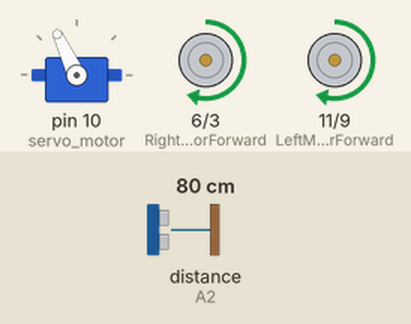
Recording of a sketch running on a simulated Arduino Uno, built with avr-gcc and run on an emulated ATmega328P. Parts: servo, motor-driver pin pairs drawn as motors (green arrow = first pin HIGH = forward, orange = second pin HIGH = backward, longer = more drive). Inputs (shaded band) come from the test bench; at power-on: distance to the obstacle (sensor on A2) 80 cm. The echo pulse lasts 58.3 µs per cm.

Above: at 3.9 s.
4.0 s: distance to the obstacle (sensor on A2) set to 28 cm
5.5 s: distance to the obstacle (sensor on A2) set to 24 cm
At 6.4 s:
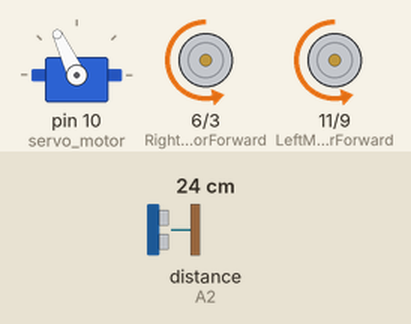
8.5 s: distance to the obstacle (sensor on A2) set to 35 cm
10.8 s: distance to the obstacle (sensor on A2) set to 2 cm
At 12.7 s:
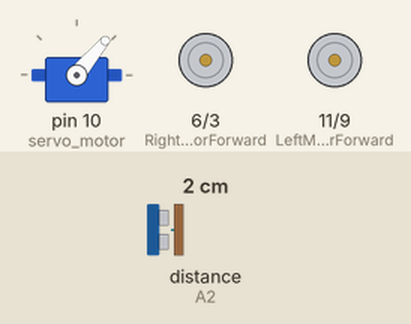
13.8 s: distance to the obstacle (sensor on A2) set to 60 cm
At 14.5 s:
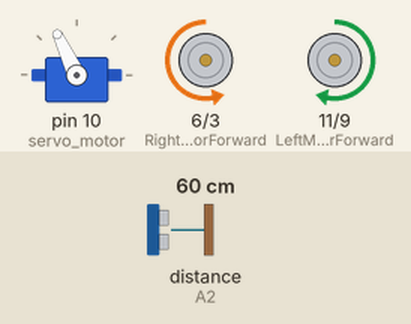
Timing chart, 0 to 16.8 s (numbered marks = the images above; inputs shaded):
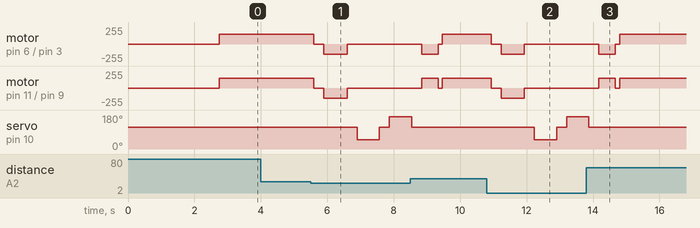

The sketch:

sketch_oct26a.ino
```cpp
#include <Servo.h>          //Servo motor library. This is standard library
#include <NewPing.h>        //Ultrasonic sensor function library. You must install this library

//our L298N control pins
const int LeftMotorForward = 11;
const int LeftMotorBackward = 9;
const int RightMotorForward = 6;
const int RightMotorBackward = 3;

//sensor pins
#define trig_pin A1 //analog input 1
#define echo_pin A2 //analog input 2

#define maximum_distance 200
boolean goesForward = false;
int distance = 100;

NewPing sonar(trig_pin, echo_pin, maximum_distance); //sensor function
Servo servo_motor; //our servo name


void setup(){

  pinMode(RightMotorForward, OUTPUT);
  pinMode(LeftMotorForward, OUTPUT);
  pinMode(LeftMotorBackward, OUTPUT);
  pinMode(RightMotorBackward, OUTPUT);

  servo_motor.attach(10); //our servo pin

  servo_motor.write(115);
  delay(2000);
  distance = readPing();
  delay(100);
  distance = readPing();
  delay(100);
  distance = readPing();
  delay(100);
  distance = readPing();
  delay(100);
}

void loop(){

  int distanceRight = 0;
  int distanceLeft = 0;
  delay(50);

  if (distance <= 25){
    moveStop();
    delay(300);
    moveBackward();
    delay(700);
    moveStop();
    delay(300);
    distanceRight = lookRight();
    delay(300);
    distanceLeft = lookLeft();
    delay(300);

    if (distanceRight >= distanceLeft){
      turnRight();
      moveStop();
    }
    else{
      turnLeft();
      moveStop();
    }
  }
  else{
    moveForward();
  }
    distance = readPing();
}

int lookRight(){
  servo_motor.write(50);
  delay(500);
  int distance = readPing();
  delay(100);
  servo_motor.write(115);
  return distance;
}

int lookLeft(){
  servo_motor.write(170);
  delay(500);
  int distance = readPing();
  delay(100);
  servo_motor.write(115);
  return distance;
  delay(100);
}

int readPing(){
  delay(70);
  int cm = sonar.ping_cm();
  if (cm==0){
    cm=250;
  }
  return cm;
}

void moveStop(){

  analogWrite(RightMotorForward, 0);
  analogWrite(LeftMotorForward, 0);
  analogWrite(RightMotorBackward, 0);
  analogWrite(LeftMotorBackward, 0);
}

void moveForward(){

  if(!goesForward){

    goesForward=true;

    analogWrite(LeftMotorForward, 150);
    analogWrite(RightMotorForward, 150);

    analogWrite(LeftMotorBackward, 0);
    analogWrite(RightMotorBackward, 0);
  }
}

void moveBackward(){

  goesForward=false;

  analogWrite(LeftMotorBackward, 150);
  analogWrite(RightMotorBackward, 150);

  analogWrite(LeftMotorForward, 0);
  analogWrite(RightMotorForward, 0);

}

void turnRight(){

  analogWrite(LeftMotorForward, 150);
  analogWrite(RightMotorBackward, 150);

  analogWrite(LeftMotorBackward, 0);
  analogWrite(RightMotorForward, 0);

  delay(500);

  analogWrite(LeftMotorForward, 150);
  analogWrite(RightMotorForward, 150);

  analogWrite(LeftMotorBackward, 0);
  analogWrite(RightMotorBackward, 0);
 }

void turnLeft(){

  analogWrite(LeftMotorBackward, 150);
  analogWrite(RightMotorForward, 150);

  analogWrite(LeftMotorForward, 0);
  analogWrite(RightMotorBackward, 0);

  delay(500);

  analogWrite(LeftMotorForward, 150);
  analogWrite(RightMotorForward, 150);

  analogWrite(LeftMotorBackward, 0);
  analogWrite(RightMotorBackward, 0);
}
```

Measured:
- the behaviour switches between 26 and 25 cm on distance to the obstacle (sensor on A2) (found by bisection; images 0 and 1)
- after the input at 4.0 s, every drawn part: stays the same
- after the input at 5.5 s, motor on pin 6 (RightMotorForward) / pin 3 (RightMotorBackward), motor on pin 11 (LeftMotorForward) / pin 9 (LeftMotorBackward): forward 150/255 → stopped after 0.09 s, → backward 150/255 0.30 s later, → stopped 0.70 s later; servo on pin 10 (servo_motor): 115° → 50° after 1.4 s, → 115° 0.67 s later, → 170° 0.30 s later
- after the input at 10.8 s, motor on pin 6 (RightMotorForward) / pin 3 (RightMotorBackward), motor on pin 11 (LeftMotorForward) / pin 9 (LeftMotorBackward): forward 150/255 → stopped after 0.13 s, → backward 150/255 0.30 s later, → stopped 0.70 s later; servo on pin 10 (servo_motor): 115° → 50° after 1.4 s, → 115° 0.67 s later, → 170° 0.30 s later
- after the input at 13.8 s, servo on pin 10 (servo_motor): goes on until 13.9 s, then stays 115°
